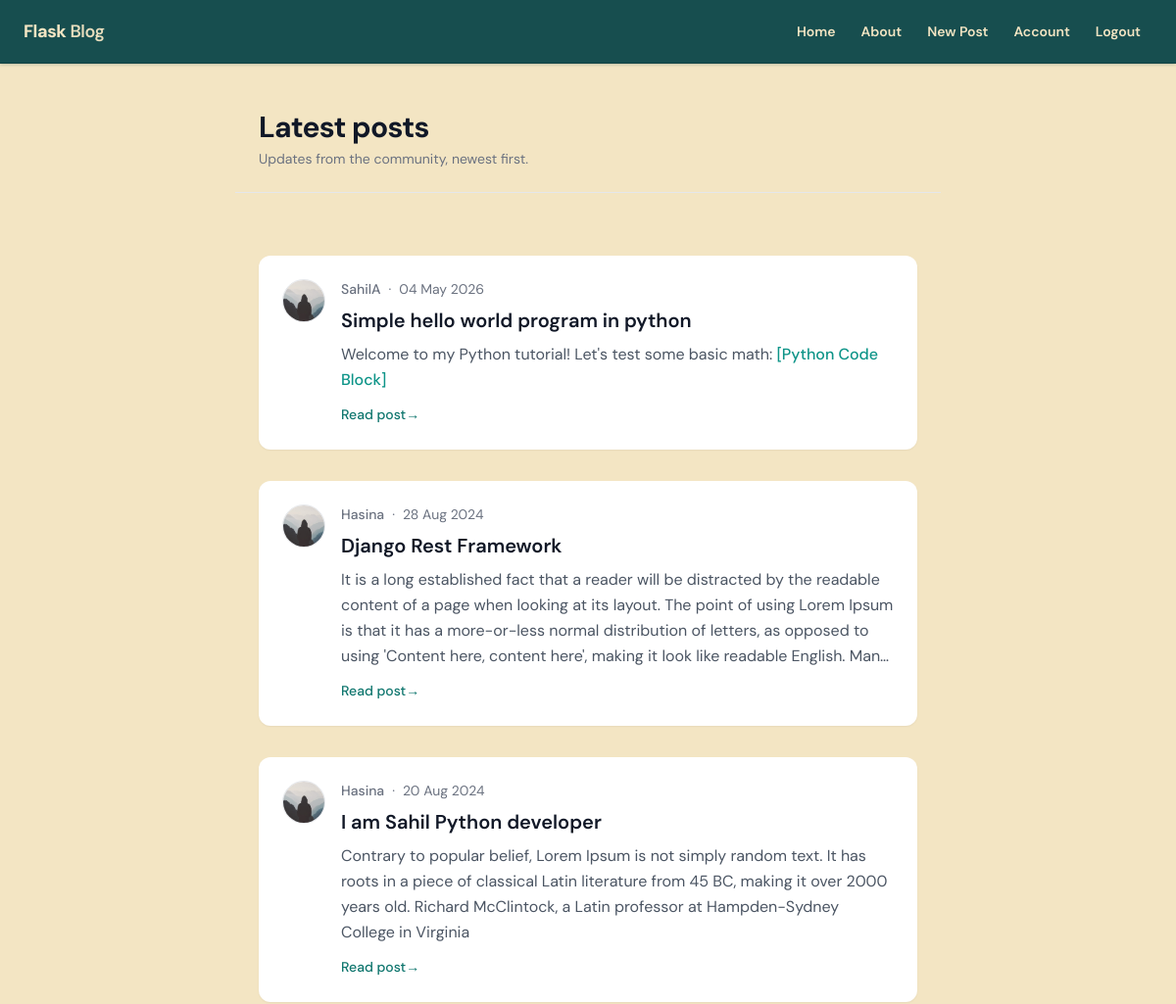
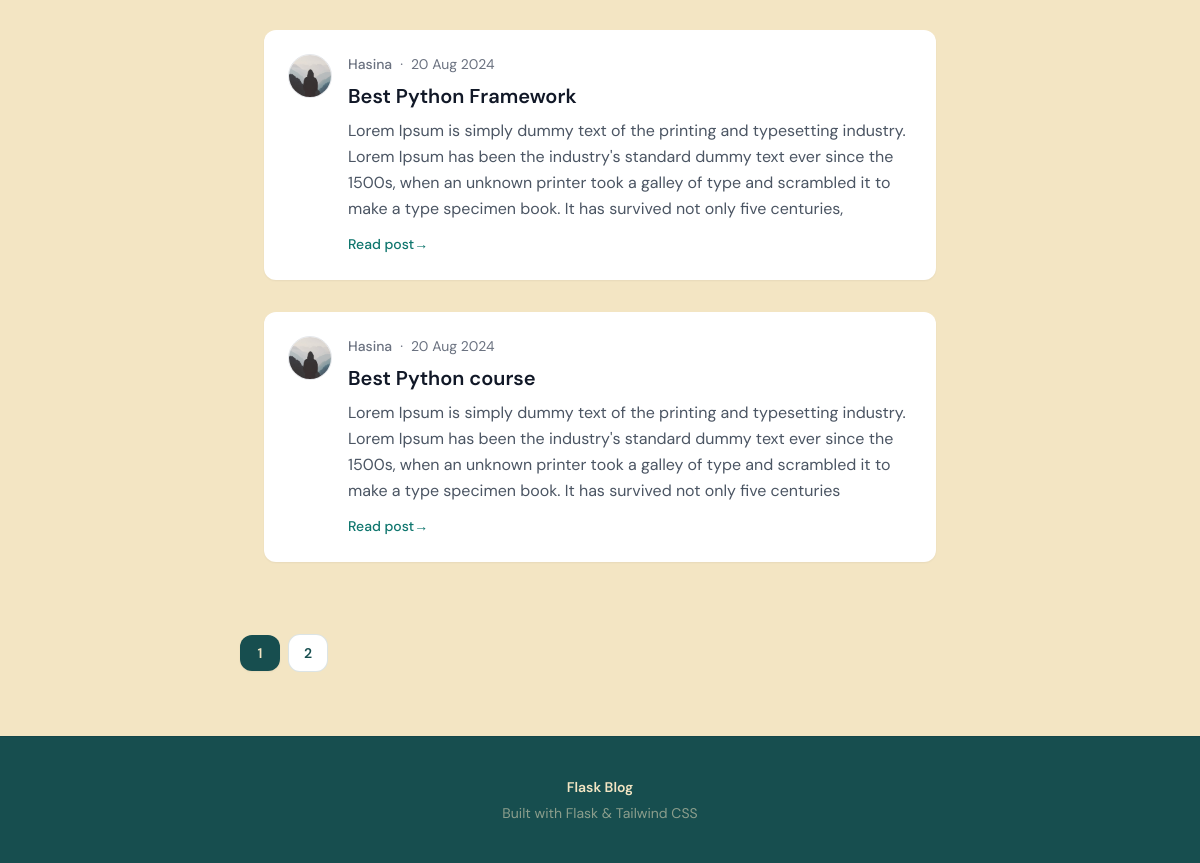
/home (signed in), run on the app's committed database (2 pictures, top to bottom).
### flaskblog/models.py (models this page shows, shortened)
class Post(db.Model):
    id = db.Column(db.Integer, primary_key=True)
    title = db.Column(db.String(100), nullable=False)
    date_posted = db.Column(db.DateTime, nullable=False, default=datetime.utcnow)
    content = db.Column(db.Text, nullable=False)
    user_id = db.Column(db.Integer, db.ForeignKey('user.id'), nullable=False)

class User(db.Model, UserMixin):
    id = db.Column(db.Integer, primary_key=True)
    username = db.Column(db.String(20), unique=True, nullable=False)
    email = db.Column(db.String(120), unique=True, nullable=False)
    image_file = db.Column(db.String(20), nullable=False, default='default.jpg')
    password = db.Column(db.String(60), nullable=False)
    posts = db.relationship('Post', backref='author', lazy=True)

### flaskblog/main/routes.py (the view)
@main.route("/")
@main.route("/home")
def home():
    page = request.args.get('page', 1, type=int)
    posts = Post.query.order_by(Post.date_posted.desc()).paginate(page=page, per_page=5)
    return render_template('home.html', posts=posts)

### flaskblog/models.py (called while the page is built)
@login_manager.user_loader
def load_user(user_id):
    return User.query.get(int(user_id))

### flaskblog/templates/home.html (shortened to what this page needs)
{% extends "layout.html" %}
{% block content %}
	<header class="max-w-4xl mx-auto px-6 mb-8 border-b border-gray-200 pb-6">
		<h1 class="text-2xl font-bold tracking-tight text-gray-900 sm:text-3xl">Latest posts</h1>
		<p class="mt-1 text-sm text-gray-500">Updates from the community, newest first.</p>
	</header>
	<div class="max-w-4xl mx-auto px-6 py-8 space-y-8">
		{% for post in posts.items %}
			<div class="bg-white rounded-xl shadow-sm hover:shadow-md transition p-6">
				<div class="flex gap-4">
					<a href="{{ url_for('users.user_posts', username=post.author.username) }}" class="shrink-0 self-start" aria-label="{{ post.author.username }} profile">
						<img class="h-11 w-11 rounded-full border border-gray-200 object-cover" src="{{ url_for('static', filename='profile_pics/' + post.author.image_file) }}" alt="">
					</a>
					<div class="min-w-0 flex-1">
						<div class="flex flex-wrap items-baseline gap-x-2 gap-y-0.5 text-sm text-gray-500">
							<a class="font-medium hover:text-gray-700 hover:underline" href="{{ url_for('users.user_posts', username=post.author.username) }}">{{ post.author.username }}</a>
							<span aria-hidden="true">·</span>
							<time class="tabular-nums" datetime="{{ post.date_posted.isoformat() }}">{{ post.date_posted.strftime('%d %b %Y') }}</time>
						</div>
						<h2 class="mt-2 text-xl font-semibold text-gray-900">
							<a class="hover:text-teal-800 transition" href="{{ url_for('posts.post', post_id=post.id) }}">{{ post.title }}</a>
						</h2>
						<p class="post-preview-content mt-2 line-clamp-4 text-gray-600 leading-relaxed">{{ post.content }}</p>
						<a href="{{ url_for('posts.post', post_id=post.id) }}" class="mt-3 inline-flex items-center text-sm text-teal-700 hover:text-teal-800 font-medium">Read post <span aria-hidden="true">→</span></a>
					</div>
				</div>
			</div>
		{% endfor %}
	</div>
	{% if posts.pages > 1 %}
		<nav class="mt-10 flex flex-wrap items-center justify-center gap-2 sm:justify-start" aria-label="Pagination">
			{% for page_num in posts.iter_pages(left_edge=1, right_edge=1, left_current=1, right_current=2) %}
				{% if page_num %}
					{% if posts.page == page_num %}
						<span class="inline-flex min-w-[2.5rem] items-center justify-center rounded-xl bg-forest px-3 py-2 text-sm font-semibold text-vanilla shadow-sm">{{ page_num }}</span>
					{% else %}
						<a class="inline-flex min-w-[2.5rem] items-center justify-center rounded-xl border border-forest/15 bg-white px-3 py-2 text-sm font-semibold text-forest transition hover:border-forest hover:bg-forest/5" href="{{ url_for('main.home', page=page_num) }}">{{ page_num }}</a>
					{% endif %}
				{% else %}
					<span class="px-1 text-forest/40" aria-hidden="true">…</span>
				{% endif %}
			{% endfor %}
		</nav>
	{% endif %}
{% endblock content %}

### flaskblog/templates/layout.html (style rules this page uses)
body.fb-ui { margin:0;min-height:100vh;display:flex;flex-direction:column;font-family:"DM Sans",system-ui,sans-serif;background-color:#F3E5C3;color:#174e4f;-webkit-font-smoothing:antialiased }

### data on the page
Post: image_file (placeholder picture), author.username "SahilA", date_posted "04 May 2026", title "Simple hello world program in python", content "Welcome to my Python tutorial! Let's test some basic math:"
Post: image_file (placeholder picture), author.username "Hasina", date_posted "28 Aug 2024", title "Django Rest Framework", content "It is a long established fact that a reader will be distracted by the readable content of a page when looking at its layout. The point of using Lorem Ipsum is that it has a more-or-less normal distribution of letters, as opposed to using 'Content here, content here', making it look like readable English.…"
Post: image_file (placeholder picture), author.username "Hasina", date_posted "20 Aug 2024", title "I am Sahil Python developer", content "Contrary to popular belief, Lorem Ipsum is not simply random text. It has roots in a piece of classical Latin literature from 45 BC, making it over 2000 years old. Richard McClintock, a Latin professor at Hampden-Sydney College in Virginia"
Post: image_file (placeholder picture), author.username "Hasina", date_posted "20 Aug 2024", title "Best Python Framework", content "Lorem Ipsum is simply dummy text of the printing and typesetting industry. Lorem Ipsum has been the industry's standard dummy text ever since the 1500s, when an unknown printer took a galley of type and scrambled it to make a type specimen book. It has survived not only five centuries,"
Post: image_file (placeholder picture), author.username "Hasina", date_posted "20 Aug 2024", title "Best Python course", content "Lorem Ipsum is simply dummy text of the printing and typesetting industry. Lorem Ipsum has been the industry's standard dummy text ever since the 1500s, when an unknown printer took a galley of type and scrambled it to make a type specimen book. It has survived not only five centuries"

### other printed values
{{ page_num }} "1"
{{ page_num }} "2"
